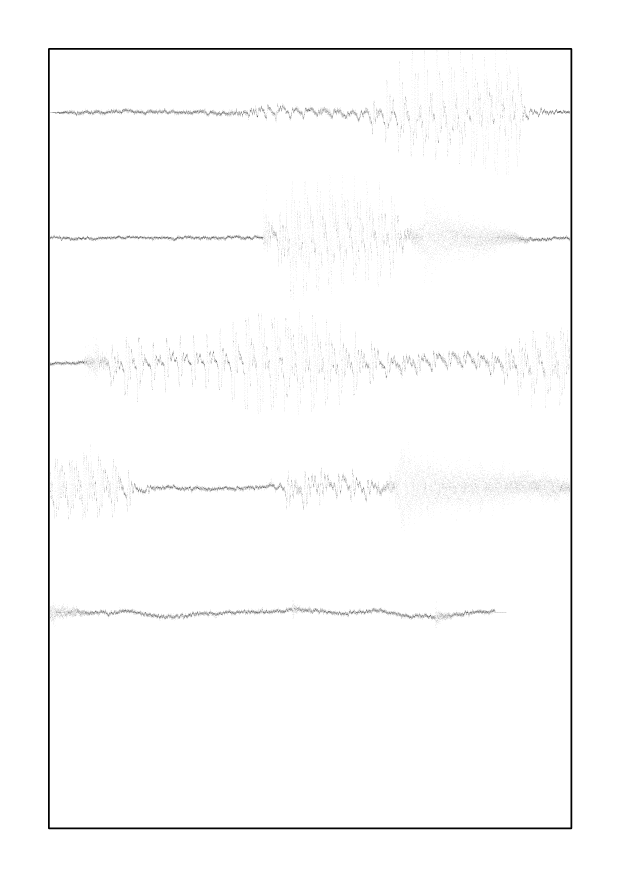
#> input picture res.png, 2480 x 3508 px (shown at 1/4 size)
$ python pic_to_audio.py
#> lines starting #> are read from the running program, lines starting #| are printed output that depends on the picture
#> further down, img is the input picture: shape (3508, 2480, 3); min 0, max 255, mean 251.6

from conf import *
import numpy as np
import cv2
from scipy.io import wavfile
import random
import matplotlib.pyplot as plt
from tqdm import tqdm


def straight_paper_img_to_single_line(img, margin, pixel_height):
#> called with margin = 200, pixel_height = 100
    img = np.array(img)
    w, h = img.shape[1] - margin * 2, img.shape[0] - margin * 2
#> w = 2080; h = 3108

    track_number = h // pixel_height // 2
#> track_number = 15
    audio_line = np.zeros((track_number*w, pixel_height*2))

    for track_i in range(track_number):
        vertical_part_from = margin + track_i * pixel_height * 2
        vertical_part_to = vertical_part_from + pixel_height * 2

        img_part = img[vertical_part_from:vertical_part_to, margin:margin+w, 0]
        img_part = np.swapaxes(img_part, 0, 1)

        audio_line[track_i*w:(track_i+1)*w] = img_part
#> this loop made 15 passes
#> pass 1, in straight_paper_img_to_single_line, `img_part = img[vertical_part_from:vertical_part_to, margin:margin+w, 0]`:
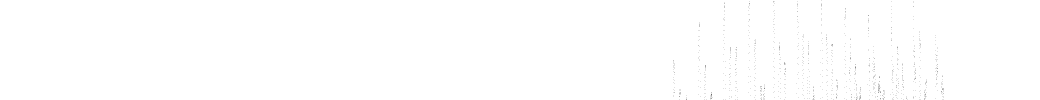
#> img_part: shape (200, 2080) (shown at 1/2 size); min 12, max 255, mean 254.6
#> pass 1, in straight_paper_img_to_single_line, `img_part = np.swapaxes(img_part, 0, 1)`:
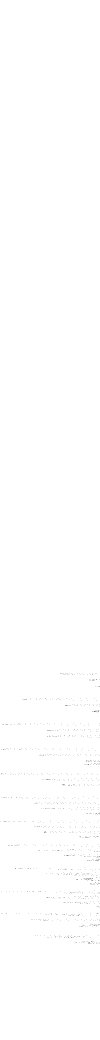
#> img_part: shape (2080, 200) (shown at 1/2 size); min 12, max 255, mean 254.6
#> pass 2, in straight_paper_img_to_single_line, `img_part = img[vertical_part_from:vertical_part_to, margin:margin+w, 0]`:
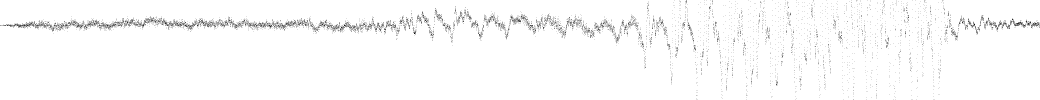
#> img_part: shape (200, 2080) (shown at 1/2 size); min 12, max 255, mean 250.3
#> pass 2, in straight_paper_img_to_single_line, `img_part = np.swapaxes(img_part, 0, 1)`:
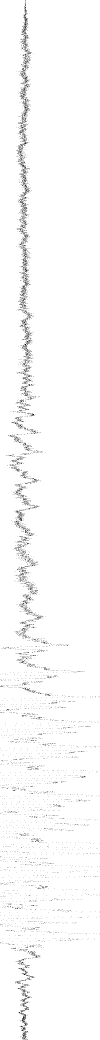
#> img_part: shape (2080, 200) (shown at 1/2 size); min 12, max 255, mean 250.3

    return audio_line


def straight_paper_img_to_audio_signal(audio_line, upscale, pixel_height, max_amplitude):
#> called with audio_line = array of shape (31200, 200), upscale = 10, pixel_height = 100, max_amplitude = 32000
    audio_signal = np.zeros(audio_line.shape[0] * upscale)

    for i in tqdm(range(audio_line.shape[0])):
        choice = np.array([])
        probs = np.array([])

        for j in range(audio_line.shape[1]):
            if audio_line[i][j] < 255:
                back_interpolated_wave = int((j - pixel_height) / pixel_height * max_amplitude)
                choice = np.append(choice, back_interpolated_wave)
                probs = np.append(probs, 255 - audio_line[i][j])

        if choice.shape[0] > 0:
            probs /= np.sum(probs)
            audio_signal[i*upscale:i*upscale+upscale] = np.random.choice(choice, p=probs, size=upscale)
            #audio_signal += [np.mean(choice)] * UPSCALE

    return audio_signal


if __name__ == "__main__":
    print('Processing picture to audio')

    img = np.array(cv2.imread('res.png'))

    audio_line_encrypt = straight_paper_img_to_single_line(img, MARGIN, HEIGHT)
    audio_signal = straight_paper_img_to_audio_signal(audio_line_encrypt, UPSCALE, HEIGHT, HIGH_F)
    print(audio_signal.shape, audio_signal)
#> (printed output is left out)

    audio_signal_pcm = np.int16(audio_signal)

    wavfile.write('output.wav', FREQUENCY * UPSCALE, audio_signal_pcm)

    print('Finish!!!')
